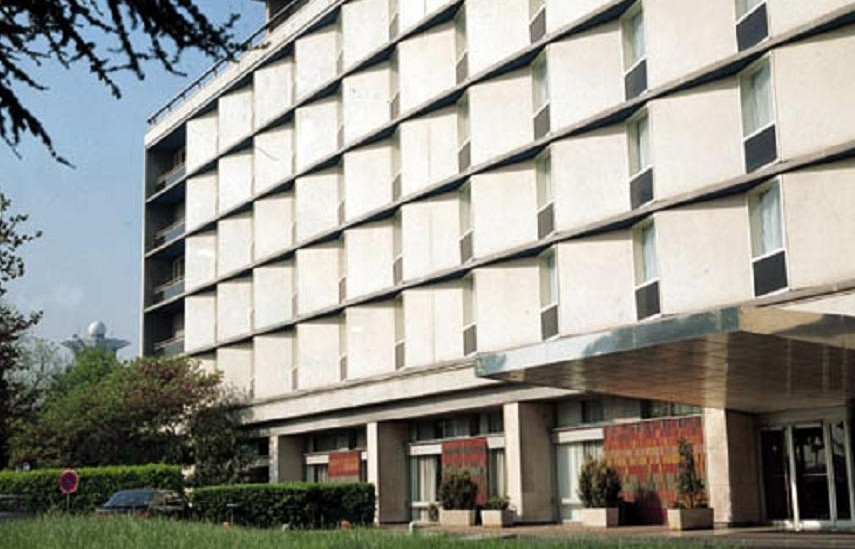
//> input picture Feature/corner_cvGoodFeaturesToTrack/corner_cvGoodFeaturesToTrack/dd.jpg, 855 x 549 px
$ ./corner_cvGoodFeaturesToTrack   (built with g++ and OpenCV 4)
//> lines starting //> are read from the running program, lines starting //| are printed output that depends on the picture; after the words box and inside, x2 and y2 are one past the last pixel; in counts of white or black regions, pixels touching at a corner belong together
// corner_cvGoodFeaturesToTrack.cpp : 定义控制台应用程序的入口点。
//

#include "stdafx.h"
#include"iostream"
#include "cv.h"
#include "highgui.h"
using namespace std;
#define MAX_CORNERS 100

int _tmain(int argc, _TCHAR* argv[])
{
	int cornersCount=MAX_CORNERS;//得到的角点数目
CvPoint2D32f corners[MAX_CORNERS];//输出角点集合
IplImage *srcImage = 0,*grayImage = 0,*corners1 = 0,*corners2 = 0;
int i;
CvScalar color = CV_RGB(255,0,0);
cvNamedWindow("image",1);

//Load the image to be processed
srcImage = cvLoadImage("dd.jpg",1);
//> srcImage is the input picture: 549 rows x 855 cols, CV_8UC3; mean B, G, R 141.1, 148.9, 149.7
grayImage = cvCreateImage(cvGetSize(srcImage),IPL_DEPTH_8U,1);

//copy the source image to copy image after converting the format
//复制并转为灰度图像
cvCvtColor(srcImage,grayImage,CV_BGR2GRAY);
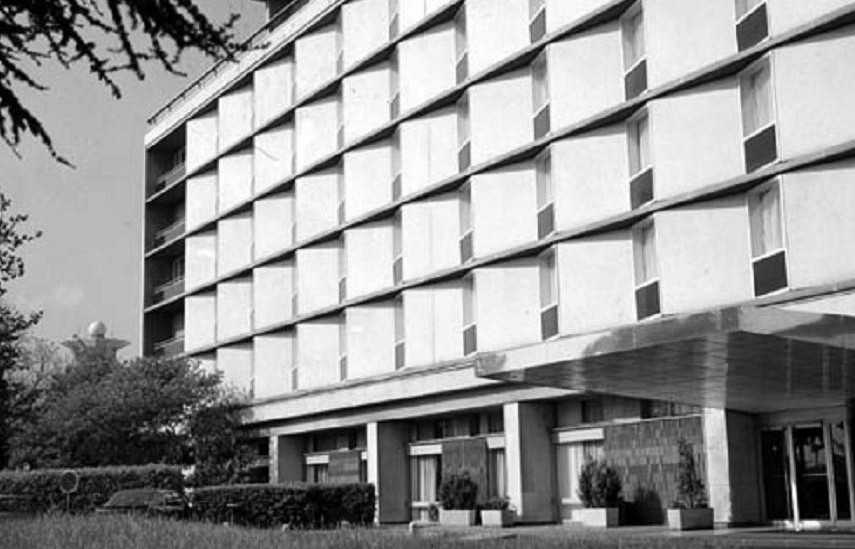
//> grayImage: 549 rows x 855 cols, CV_8UC1; min 0, max 255, mean 148.3

//create empty images os same size as the copied images
//两幅临时位浮点图像，cvGoodFeaturesToTrack会用到
corners1 = cvCreateImage(cvGetSize(srcImage),IPL_DEPTH_32F,1);
corners2 = cvCreateImage(cvGetSize(srcImage),IPL_DEPTH_32F,1);

cvGoodFeaturesToTrack(grayImage,corners1,corners2,corners,&cornersCount,0.05,
30,//角点的最小距离是
0,//整个图像
3,0,0.4);
//> corners = 100 Points (x, y), first 12: [190, 505], [7, 11], [756, 295], [773, 125], [783, 252], [23, 238], [251, 269], [103, 78], [764, 4], [362, 458], [645, 60], [23, 130]
printf("num corners found: %d\n",cornersCount);

//开始画出每个点
if(cornersCount>0){
	for(i=0;i<cornersCount;i++)
	{
		cvCircle(srcImage,cvPoint((int)(corners[i].x),(int)(corners[i].y)),2,color,2,CV_AA,0);
	}
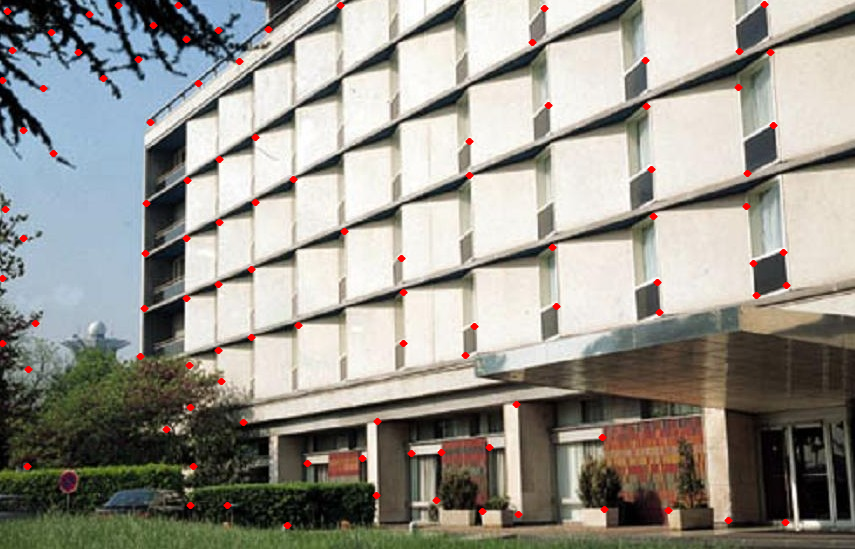
//> srcImage: 549 rows x 855 cols, CV_8UC3; 1.08% of pixels changed, all inside (x1, y1, x2, y2) = (0, 1, 791, 530)
}
cvShowImage("image",srcImage);
cvSaveImage("imagedst.png",srcImage);

cvReleaseImage(&srcImage);
cvReleaseImage(&grayImage);
cvReleaseImage(&corners1);
cvReleaseImage(&corners2);

cvWaitKey(0);
	return 0;
}
